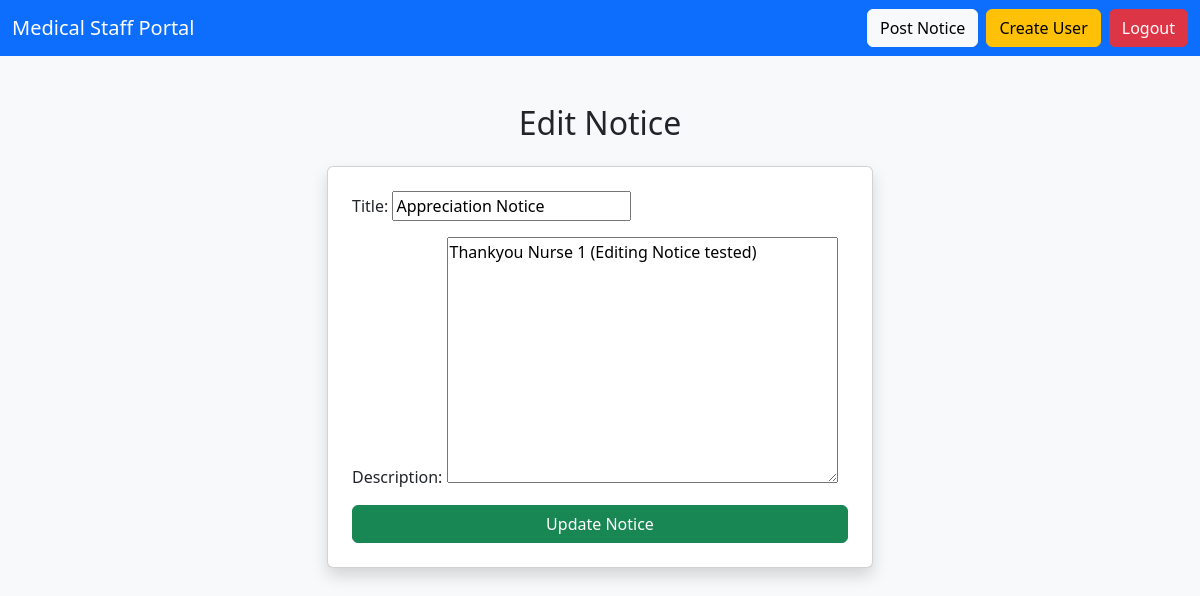
The app's page /edit_notice/6/ (signed in) with its own data.
### portalapp/models.py (models this page shows, shortened)
class Notice(models.Model):
    title = models.CharField(max_length=255)
    description = models.TextField()
    created_at = models.DateTimeField(auto_now_add=True)
    posted_by = models.ForeignKey(User, on_delete=models.CASCADE)

### portalapp/views.py (the view)
# urls.py: path('edit_notice/<int:notice_id>/', views.edit_notice_view, name='edit_notice'),
@login_required
@user_passes_test(lambda u: u.is_staff)
def edit_notice_view(request, notice_id):
    notice = Notice.objects.get(id=notice_id)
    if request.method == 'POST':
        form = NoticeForm(request.POST, instance=notice)
        if form.is_valid():
            form.save()
            return redirect('dashboard')
    else:
        form = NoticeForm(instance=notice)
    return render(request, 'edit_notice.html', {'form': form})

### portalapp/forms.py
class NoticeForm(forms.ModelForm):
    class Meta:
        model = Notice
        fields = ['title', 'description']

### portalapp/Templates/edit_notice.html (shortened to what this page needs)
{% extends 'base.html' %}
{% block content %}
<h2 class="mb-4 text-center">Edit Notice</h2>
<div class="row justify-content-center">
    <div class="col-md-6">
        <div class="card shadow p-4">
            <form method="post">
                {{ form.as_p }}
                <button type="submit" class="btn btn-success w-100">Update Notice</button>
            </form>
        </div>
    </div>
</div>
{% endblock %}

### records on screen
Notice: title "Appreciation Notice", description "Thankyou Nurse 1 (Editing Notice tested)"
